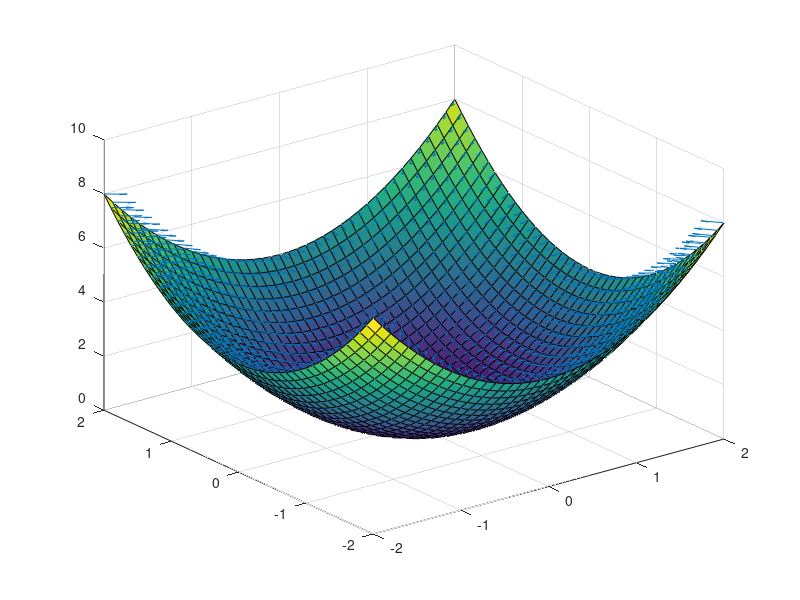

Write the MATLAB code that produced this figure. (Note: this script raises an error after producing the figure.)
clear;
close all;
[x, y] = meshgrid(-2:0.1: 2);
z = x.^2 + y.^2;
surf(x, y, z); hold on;
[nx, ny, nz] = surfnorm(x, y, z);
quiver3(x, y, z, nx, ny, nz);
nx = nx ./ nz;
ny = ny ./ nz;
mask = ones(size(x));

% Horn's method
Z = integrate_horn2(-nx, -ny, mask, 500, 1);

% Method 2
% Z = frankotchellappa(-nx, -ny);

% Shapelet method
% [slant, tilt] = grad2slanttilt(-nx, -ny);
% Z = shapeletsurf(slant, tilt, 6, 1, 2, 'slanttilt');
figure;
surf(x, y, Z);